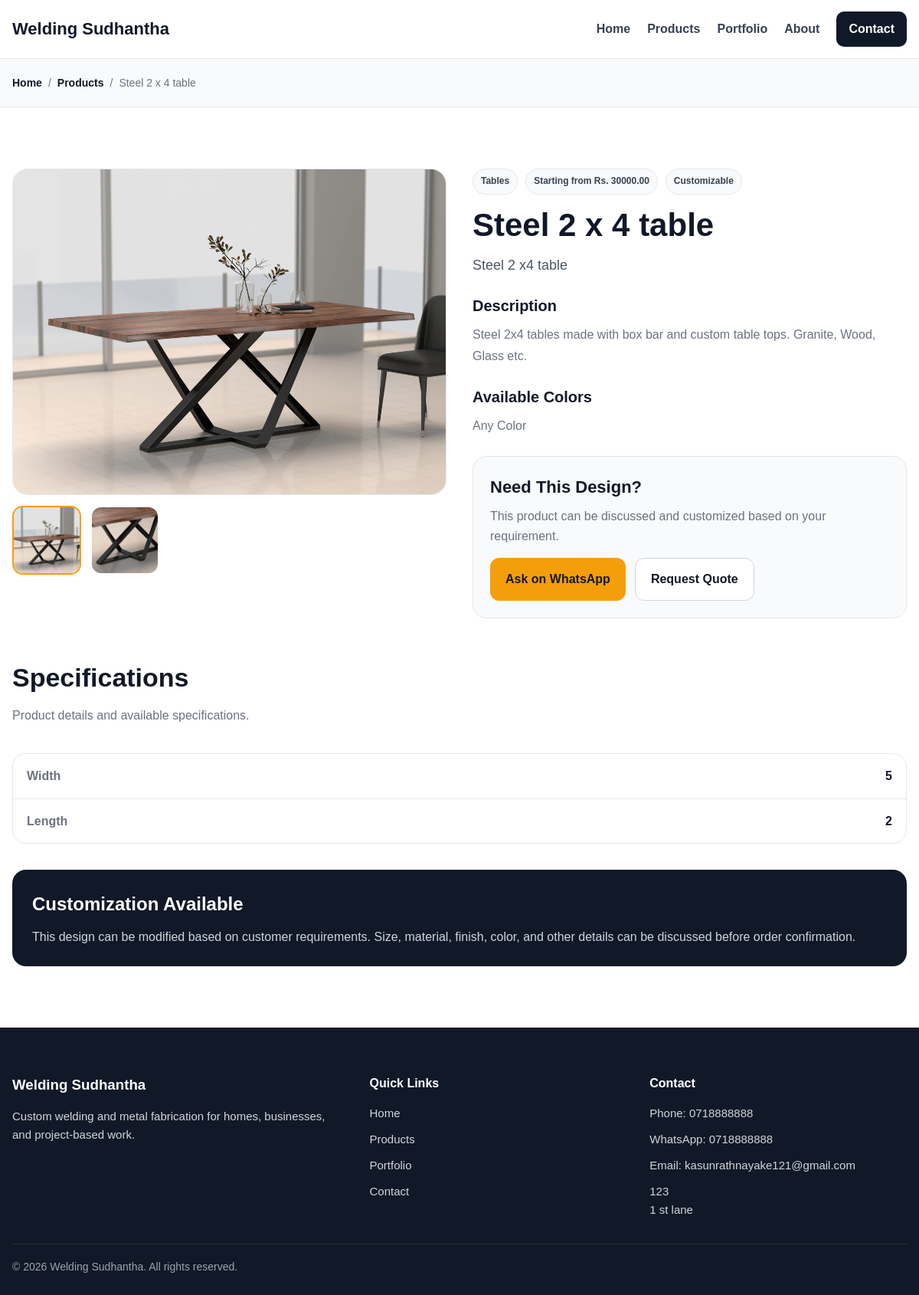
/product.php?slug=steel-2-x-4-table, run on the app's committed database.
### tables this page shows
CREATE TABLE `site_settings` (
  `id` int NOT NULL,
  `site_name` varchar(200) NOT NULL,
  `phone` varchar(50) DEFAULT NULL,
  `whatsapp` varchar(50) DEFAULT NULL,
  `email` varchar(150) DEFAULT NULL,
  `address` text,
  `hero_title` varchar(255) DEFAULT NULL,
  `hero_subtitle` text
);

CREATE TABLE `products` (
  `id` int NOT NULL,
  `category_id` int NOT NULL,
  `name` varchar(200) NOT NULL,
  `slug` varchar(220) NOT NULL,
  `short_description` text,
  `full_description` text,
  `price_text` varchar(150) DEFAULT NULL,
  `available_colors` text,
  `is_customizable` tinyint(1) DEFAULT '1',
  `is_featured` tinyint(1) DEFAULT '0',
  `status` tinyint(1) DEFAULT '1',
  `created_at` timestamp NULL DEFAULT CURRENT_TIMESTAMP
);

CREATE TABLE `product_images` (
  `id` int NOT NULL,
  `product_id` int NOT NULL,
  `image_path` varchar(255) NOT NULL,
  `sort_order` int DEFAULT '0',
  `created_at` timestamp NULL DEFAULT CURRENT_TIMESTAMP
);

CREATE TABLE `categories` (
  `id` int NOT NULL,
  `name` varchar(150) NOT NULL,
  `slug` varchar(180) NOT NULL,
  `description` text,
  `status` tinyint(1) DEFAULT '1',
  `created_at` timestamp NULL DEFAULT CURRENT_TIMESTAMP
);

CREATE TABLE `product_property_values` (
  `id` int NOT NULL,
  `product_id` int NOT NULL,
  `category_property_id` int NOT NULL,
  `property_value` text,
  `created_at` timestamp NULL DEFAULT CURRENT_TIMESTAMP
);

CREATE TABLE `category_properties` (
  `id` int NOT NULL,
  `category_id` int NOT NULL,
  `property_name` varchar(150) NOT NULL,
  `field_type` varchar(50) DEFAULT 'text',
  `placeholder` varchar(255) DEFAULT NULL,
  `sort_order` int DEFAULT '0',
  `status` tinyint(1) DEFAULT '1',
  `created_at` timestamp NULL DEFAULT CURRENT_TIMESTAMP
);

CREATE TABLE `product_extra_properties` (
  `id` int NOT NULL,
  `product_id` int NOT NULL,
  `property_name` varchar(150) NOT NULL,
  `property_value` text,
  `sort_order` int DEFAULT '0',
  `created_at` timestamp NULL DEFAULT CURRENT_TIMESTAMP
);

### includes/functions.php (called while the page is built, shortened)
<?php
function e($value): string
{
    return htmlspecialchars((string)($value ?? ''), ENT_QUOTES, 'UTF-8');
}
function get_site_settings(PDO $pdo): array
{
    $stmt = $pdo->query("SELECT * FROM site_settings ORDER BY id ASC LIMIT 1");
    $settings = $stmt->fetch();
    return $settings ?: [
        'site_name' => 'Welding Company',
        'phone' => '',
        'whatsapp' => '',
        'email' => '',
        'address' => '',
        'hero_title' => 'Custom Welding & Metal Fabrication',
        'hero_subtitle' => 'We build metal products and custom fabrication work for homes, businesses, and projects.'
    ];
}
function get_whatsapp_link(?string $number, string $message = ''): string
{
    $cleanNumber = preg_replace('/[^0-9]/', '', (string)$number);
    $url = 'https://wa.me/' . $cleanNumber;
    if ($message !== '') {
        $url .= '?text=' . urlencode($message);
    }
    return $url;
}
function get_public_product_by_slug(PDO $pdo, string $slug): ?array
{
    $stmt = $pdo->prepare("
        SELECT p.*, c.name AS category_name, c.slug AS category_slug
        FROM products p
        INNER JOIN categories c ON c.id = p.category_id
        WHERE p.slug = ?
          AND p.status = 1
          AND c.status = 1
        LIMIT 1
    ");
    $stmt->execute([$slug]);
    $product = $stmt->fetch();
    return $product ?: null;
}
function get_product_images(PDO $pdo, int $productId): array
{
    $stmt = $pdo->prepare("
        SELECT *
        FROM product_images
        WHERE product_id = ?
        ORDER BY sort_order ASC, id ASC
    ");
    $stmt->execute([$productId]);
    return $stmt->fetchAll();
}
function get_product_category_properties_with_values(PDO $pdo, int $productId): array
{
    $stmt = $pdo->prepare("
        SELECT cp.property_name, cp.field_type, cp.sort_order, ppv.property_value
        FROM product_property_values ppv
        INNER JOIN category_properties cp ON cp.id = ppv.category_property_id
        WHERE ppv.product_id = ?
          AND cp.status = 1
          AND ppv.property_value IS NOT NULL
          AND ppv.property_value != ''
        ORDER BY cp.sort_order ASC, cp.id ASC
    ");
    $stmt->execute([$productId]);
    return $stmt->fetchAll();
}
function get_product_extra_properties(PDO $pdo, int $productId): array
{
    $stmt = $pdo->prepare("
        SELECT property_name, property_value, sort_order
        FROM product_extra_properties
        WHERE product_id = ?
          AND property_name IS NOT NULL
          AND property_name != ''
        ORDER BY sort_order ASC, id ASC
    ");
    $stmt->execute([$productId]);
    return $stmt->fetchAll();
}

### product.php (the view, shortened to what this page needs)
<?php
require_once __DIR__ . '/includes/db.php';
require_once __DIR__ . '/includes/functions.php';
$siteSettings = get_site_settings($pdo);
$slug = trim($_GET['slug'] ?? '');
$product = $slug !== '' ? get_public_product_by_slug($pdo, $slug) : null;
    ?>
    <?php
$productImages = get_product_images($pdo, (int)$product['id']);
$categoryProperties = get_product_category_properties_with_values($pdo, (int)$product['id']);
$extraProperties = get_product_extra_properties($pdo, (int)$product['id']);
$frontendCssFiles = ['product-details.css'];
$whatsAppMessage = "Hi, I'm interested in the product: " . $product['name'] . ". Can you share more details?";
$whatsAppLink = get_whatsapp_link($siteSettings['whatsapp'] ?? '', $whatsAppMessage);
require_once __DIR__ . '/includes/frontend-header.php';
?>
<section class="page-hero small-hero">
    <div class="container">
        <div class="breadcrumb">
            <a href="<?php echo BASE_URL; ?>">Home</a>
            <span>/</span>
            <a href="<?php echo BASE_URL; ?>products.php">Products</a>
            <span>/</span>
            <span><?php echo e($product['name']); ?></span>
        </div>
    </div>
</section>
<section class="section product-detail-section">
    <div class="container">
        <div class="product-detail-grid">
            <div class="product-gallery">
                <?php if (!empty($productImages)): ?>
                    <div class="main-product-image">
                        <img
                            id="mainProductImage"
                            src="<?php echo UPLOADS_URL . 'products/' . e($productImages[0]['image_path']); ?>"
                            alt="<?php echo e($product['name']); ?>"
                        >
                    </div>
                    <?php if (count($productImages) > 1): ?>
                        <div class="thumbnail-row">
                            <?php foreach ($productImages as $index => $image): ?>
                                <button
                                    type="button"
                                    class="thumbnail-btn <?php echo $index === 0 ? 'active' : ''; ?>"
                                    data-image="<?php echo UPLOADS_URL . 'products/' . e($image['image_path']); ?>"
                                >
                                    <img src="<?php echo UPLOADS_URL . 'products/' . e($image['image_path']); ?>" alt="<?php echo e($product['name']); ?>">
                                </button>
                            <?php endforeach; ?>
                        </div>
                    <?php endif; ?>
                <?php else: ?>
                    <div class="main-product-image no-image-box">
                        <span>No Image Available</span>
                    </div>
                <?php endif; ?>
            </div>
            <div class="product-info">
                <div class="common-meta detail-meta">
                    <span><?php echo e($product['category_name']); ?></span>
                    <?php if (!empty($product['price_text'])): ?>
                        <span><?php echo e($product['price_text']); ?></span>
                    <?php endif; ?>
                    <?php if ((int)$product['is_customizable'] === 1): ?>
                        <span>Customizable</span>
                    <?php endif; ?>
                </div>
                <h1><?php echo e($product['name']); ?></h1>
                <?php if (!empty($product['short_description'])): ?>
                    <p class="product-short-description"><?php echo e($product['short_description']); ?></p>
                <?php endif; ?>
                <?php if (!empty($product['full_description'])): ?>
                    <div class="product-description">
                        <h3>Description</h3>
                        <p><?php echo nl2br(e($product['full_description'])); ?></p>
                    </div>
                <?php endif; ?>
                <?php if (!empty($product['available_colors'])): ?>
                    <div class="product-description">
                        <h3>Available Colors</h3>
                        <p><?php echo nl2br(e($product['available_colors'])); ?></p>
                    </div>
                <?php endif; ?>
                <div class="product-cta-box">
                    <h3>Need This Design?</h3>
                    <p>
                        This product can be discussed and customized based on your requirement.
                    </p>
                    <div class="product-actions">
                        <?php if ($whatsAppLink !== '#'): ?>
                            <a href="<?php echo e($whatsAppLink); ?>" target="_blank" rel="noopener" class="btn btn-primary">
                                Ask on WhatsApp
                            </a>
                        <?php endif; ?>
                        <a href="<?php echo BASE_URL; ?>contact.php?product=<?php echo urlencode($product['name']); ?>" class="btn btn-outline">
                            Request Quote
                        </a>
                    </div>
                </div>
            </div>
        </div>
        <?php if (!empty($categoryProperties) || !empty($extraProperties)): ?>
            <div class="specifications-section">
                <div class="section-heading">
                    <h2>Specifications</h2>
                    <p>Product details and available specifications.</p>
                </div>
                <div class="specification-list">
                    <?php foreach ($categoryProperties as $property): ?>
                        <div class="spec-row">
                            <span><?php echo e($property['property_name']); ?></span>
                            <strong><?php echo e($property['property_value']); ?></strong>
                        </div>
                    <?php endforeach; ?>
                    <?php foreach ($extraProperties as $property): ?>
                        <div class="spec-row">
                            <span><?php echo e($property['property_name']); ?></span>
                            <strong><?php echo e($property['property_value'] ?: '-'); ?></strong>
                        </div>
                    <?php endforeach; ?>
                </div>
            </div>
        <?php endif; ?>
        <div class="customization-note">
            <h3>Customization Available</h3>
            <p>
                This design can be modified based on customer requirements. Size, material, finish, color, and other details can be discussed before order confirmation.
            </p>
        </div>
    </div>
</section>
<?php require_once __DIR__ . '/includes/frontend-footer.php'; ?>

### includes/frontend-header.php (shortened to what this page needs)
<?php
$frontendCssFiles = $frontendCssFiles ?? [];
?>
<!DOCTYPE html>
<html lang="en">
<head>
    <link rel="stylesheet" href="<?php echo ASSETS_URL; ?>css/frontend/shared.css">
    <?php foreach ($frontendCssFiles as $cssFile): ?>
        <link rel="stylesheet" href="<?php echo ASSETS_URL . 'css/frontend/' . e($cssFile); ?>">
    <?php endforeach; ?>
</head>
<body>
<header class="site-header">
    <div class="container header-inner">
        <a href="<?php echo BASE_URL; ?>" class="site-logo">
            <?php echo e($siteSettings['site_name'] ?: 'Welding Company'); ?>
        </a>
        <nav class="site-nav" id="siteNav">
            <a href="<?php echo BASE_URL; ?>">Home</a>
            <a href="<?php echo BASE_URL; ?>products.php">Products</a>
            <a href="<?php echo BASE_URL; ?>portfolio.php">Portfolio</a>
            <a href="<?php echo BASE_URL; ?>about.php">About</a>
            <a href="<?php echo BASE_URL; ?>contact.php" class="nav-cta">Contact</a>
        </nav>
    </div>
</header>

### includes/frontend-footer.php (shortened to what this page needs)
<footer class="site-footer">
    <div class="container footer-grid">
        <div class="footer-block">
            <h3><?php echo e($siteSettings['site_name'] ?: 'Welding Company'); ?></h3>
            <p>
                Custom welding and metal fabrication for homes, businesses, and project-based work.
            </p>
        </div>
        <div class="footer-block">
            <h4>Quick Links</h4>
            <ul>
                <li><a href="<?php echo BASE_URL; ?>">Home</a></li>
                <li><a href="<?php echo BASE_URL; ?>products.php">Products</a></li>
                <li><a href="<?php echo BASE_URL; ?>portfolio.php">Portfolio</a></li>
                <li><a href="<?php echo BASE_URL; ?>contact.php">Contact</a></li>
            </ul>
        </div>
        <div class="footer-block">
            <h4>Contact</h4>
            <ul>
                <?php if (!empty($siteSettings['phone'])): ?>
                    <li>Phone: <?php echo e($siteSettings['phone']); ?></li>
                <?php endif; ?>
                <?php if (!empty($siteSettings['whatsapp'])): ?>
                    <li>WhatsApp: <?php echo e($siteSettings['whatsapp']); ?></li>
                <?php endif; ?>
                <?php if (!empty($siteSettings['email'])): ?>
                    <li>Email: <?php echo e($siteSettings['email']); ?></li>
                <?php endif; ?>
                <?php if (!empty($siteSettings['address'])): ?>
                    <li><?php echo nl2br(e($siteSettings['address'])); ?></li>
                <?php endif; ?>
            </ul>
        </div>
    </div>
    <div class="container footer-bottom">
        <p>&copy; <?php echo date('Y'); ?> <?php echo e($siteSettings['site_name'] ?: 'Welding Company'); ?>. All rights reserved.</p>
    </div>
</footer>
</body>
</html>

### assets/css/frontend/shared.css (style rules this page uses)
* { box-sizing: border-box; margin: 0; padding: 0; }
html, body { min-height: 100%; }
body { font-family: Arial, sans-serif; color: #111827; background: #ffffff; line-height: 1.6; }
a { text-decoration: none; color: inherit; }
img { max-width: 100%; display: block; }
.container { width: min(1200px, calc(100% - 32px)); margin: 0 auto; }
.section { padding: 80px 0; }
.section-heading { max-width: 720px; margin-bottom: 36px; }
.section-heading h2 { font-size: 34px; margin-bottom: 10px; color: #111827; }
.section-heading p { color: #6b7280; font-size: 16px; }
.btn { display: inline-flex; align-items: center; justify-content: center; border-radius: 12px; padding: 14px 20px; font-weight: 700; transition: 0.2s ease; border: none; cursor: pointer; }
.btn-primary { background: #f59e0b; color: #111827; }
.btn-outline { border: 1px solid #d1d5db; color: #111827; background: #ffffff; }
.site-header { position: sticky; top: 0; z-index: 1000; background: rgba(255, 255, 255, 0.95); backdrop-filter: blur(10px); border-bottom: 1px solid #e5e7eb; }
.header-inner { min-height: 76px; display: flex; align-items: center; justify-content: space-between; gap: 20px; }
.site-logo { font-size: 22px; font-weight: 800; color: #111827; }
.site-nav { display: flex; align-items: center; gap: 22px; }
.site-nav a { font-weight: 600; color: #374151; }
.site-nav .nav-cta { background: #111827; color: #ffffff; padding: 10px 16px; border-radius: 10px; }
.site-footer { background: #111827; color: #ffffff; padding-top: 60px; }
.footer-grid { display: grid; grid-template-columns: 1.3fr 1fr 1fr; gap: 30px; padding-bottom: 32px; }
.footer-block h3, .footer-block h4 { margin-bottom: 14px; }
.footer-block p, .footer-block li, .footer-block a { color: #d1d5db; font-size: 15px; }
.footer-block ul { list-style: none; display: flex; flex-direction: column; gap: 10px; }
.footer-bottom { border-top: 1px solid rgba(255, 255, 255, 0.1); padding: 18px 0 26px; }
.footer-bottom p { color: #9ca3af; font-size: 14px; }
.common-meta { display: flex; flex-wrap: wrap; gap: 10px; margin-bottom: 14px; }
.common-meta span { background: #f9fafb; border: 1px solid #e5e7eb; color: #374151; padding: 6px 10px; border-radius: 999px; font-size: 12px; font-weight: 700; }

### data on the page
site_settings: site_name "Welding Sudhantha", phone "0718888888", whatsapp "0718888888", email "kasunrathnayake121@gmail.com", address "123 1 st lane"
products: name "Steel 2 x 4 table", category.name "Tables", price_text "Starting from Rs. 30000.00", short_description "Steel 2 x4 table", full_description "Steel 2x4 tables made with box bar and custom table tops. Granite, Wood, Glass etc.", available_colors "Any Color"
product_images: image_path (picture)
product_images: image_path (picture)
product_property_values: category_property.property_name "Width", property_value "5"
product_extra_properties: property_name "Length", property_value "2"
